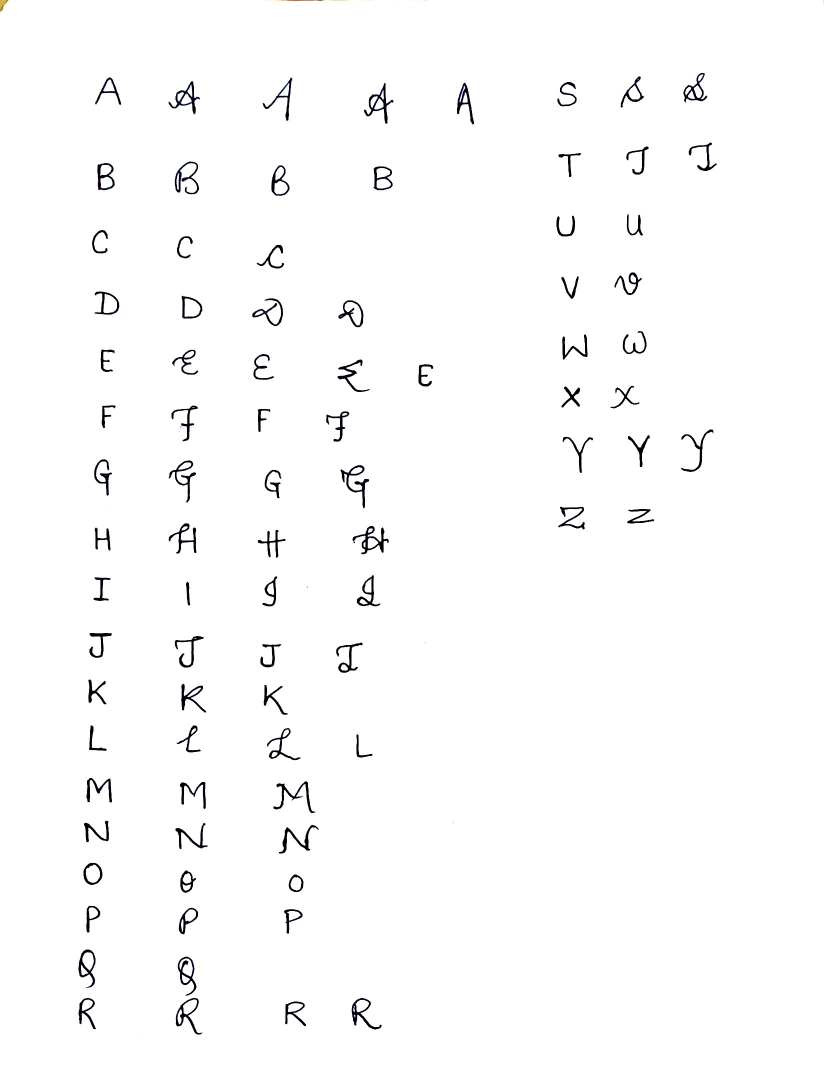
#> input picture Capitals.jpg, 1648 x 2177 px, found by its file name (shown at 1/2 size); its folder holds 5 pictures in this run
$ jupyter execute --allow-errors Handwriting.ipynb
#> lines starting #> are read from the running program, lines starting #| are printed output that depends on the picture; after the words box and inside, x2 and y2 are one past the last pixel; in counts of white or black regions, pixels touching at a corner belong together
[cell 1]
from google.colab import drive
drive.mount('/content/drive')

[cell 2]
data_path = "/content/drive/My Drive/Handwriting_dataset/"

[cell 3]
import cv2
import numpy as np
import matplotlib.pyplot as plt
import os
from PIL import Image
import tensorflow as tf

[cell 4]
input_dir = "/content/drive/My Drive/Handwriting_dataset/"
output_dir = "/content/drive/My Drive/processed_characters"

[cell 5]
if not os.path.exists(output_dir):
  os.makedirs(output_dir)

def preprocess_images():
  for img_name in os.listdir(input_dir):
    img_path = os.path.join(input_dir, img_name)
    img = cv2.imread(img_path, cv2.IMREAD_GRAYSCALE)

    _,img_bin = cv2.threshold(img, 128, 255, cv2.THRESH_BINARY_INV + cv2.THRESH_OTSU)
    contours,_ = cv2.findContours(img_bin, cv2.RETR_EXTERNAL, cv2.CHAIN_APPROX_SIMPLE)

    for i,contour in enumerate(contours):
      x,y,w,h = cv2.boundingRect(contour)
      char_img = img_bin[y:y+h, x:x+w]
      char_img = cv2.resize(char_img,(28,28))
      char_img = cv2.copyMakeBorder(char_img,4,4,4,4,cv2.BORDER_CONSTANT,value=0)

      char_file = os.path.join(output_dir,f"{img_name.split('.')[0]}_{i}.png")
      cv2.imwrite(char_file,char_img)

#> (the rest of this cell did not finish here and is left out)

#> (a cell that did not finish here is left out)

[cell 7]
def load_data(data_dir):
  images = []
  for img_name in os.listdir(data_dir):
    img_path = os.path.join(data_dir, img_name)
    img = cv2.imread(img_path, cv2.IMREAD_GRAYSCALE)
    img = img/127.5 - 1.0
    images.append(img.reshape(36,36,1))
  return np.array(images)

#> (the rest of this cell did not finish here and is left out)

[cell 8]
import cv2
import numpy as np
import os
import string
from matplotlib import pyplot as plt

input_path = "/content/drive/My Drive/Handwriting_dataset/Capitals.jpg"
output_folder = "/content/labeled_handwriting"
os.makedirs(output_folder, exist_ok=True)

# Load and preprocess the image
img = cv2.imread(input_path, cv2.IMREAD_GRAYSCALE)
#> img: shape (2177, 1648); min 0, max 255, mean 251.3
_, img_bin = cv2.threshold(img, 128, 255, cv2.THRESH_BINARY_INV + cv2.THRESH_OTSU)
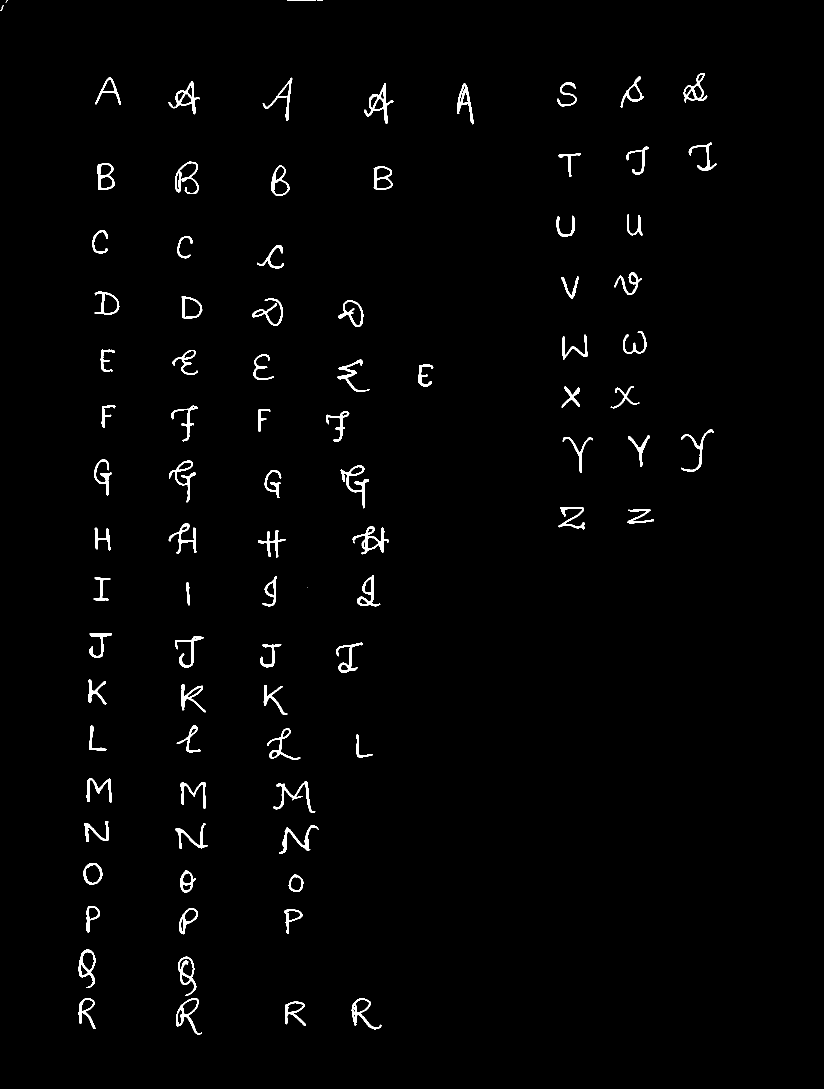
#> img_bin: shape (2177, 1648) (shown at 1/2 size); 1.4% white; 92 white regions (5 under 20 px)

# Find character contours
contours, _ = cv2.findContours(img_bin, cv2.RETR_EXTERNAL, cv2.CHAIN_APPROX_SIMPLE)
#> contours = 92 contours, 7 with area under 20; largest, box (x1, y1, x2, y2) and area: (677, 601, 727, 654) 1491, (157, 1899, 191, 1976) 1464, (356, 1913, 393, 1992) 1457, (195, 326, 230, 380) 1450, (543, 331, 579, 392) 1430

# Sort contours left to right
contours = sorted(contours, key=lambda c: cv2.boundingRect(c)[0])

# Save characters as A–Z
labels = list(string.ascii_uppercase)
for i, contour in enumerate(contours[:26]):
    x, y, w, h = cv2.boundingRect(contour)
    char_img = img_bin[y:y+h, x:x+w]
    char_img = cv2.resize(char_img, (36, 36))
    filename = os.path.join(output_folder, f"{labels[i]}.png")
    cv2.imwrite(filename, char_img)
#> this loop made 26 passes
#> (x, y, w, h) on passes 1 to 12: (0, 10, 7, 11), (11, 0, 5, 5), (157, 1996, 35, 62), (157, 1899, 34, 77), (167, 1726, 38, 44), (168, 1642, 50, 42), (172, 1812, 28, 53), (173, 1556, 51, 49), (177, 1359, 36, 50), (178, 1451, 36, 51), (179, 1266, 45, 50), (184, 460, 32, 47)
#> pass 1, `char_img = cv2.resize(char_img, (36, 36))`:
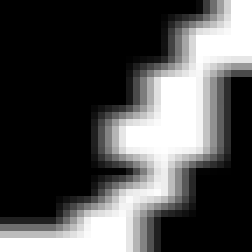
#> char_img: shape (36, 36) (shown 7 times larger); min 0, max 255, mean 79.4
#> pass 3, `char_img = cv2.resize(char_img, (36, 36))`:
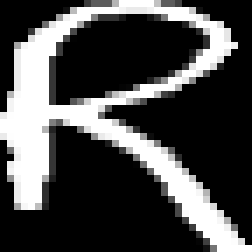
#> char_img: shape (36, 36) (shown 7 times larger); min 0, max 255, mean 73.4

print("Labeled and saved all uppercase characters.")

[cell 9]
input_path = "/content/drive/My Drive/Handwriting_dataset/Smalls.jpg"
output_folder = "/content/labeled_handwriting"
os.makedirs(output_folder, exist_ok=True)

# Load and preprocess
img = cv2.imread(input_path, cv2.IMREAD_GRAYSCALE)
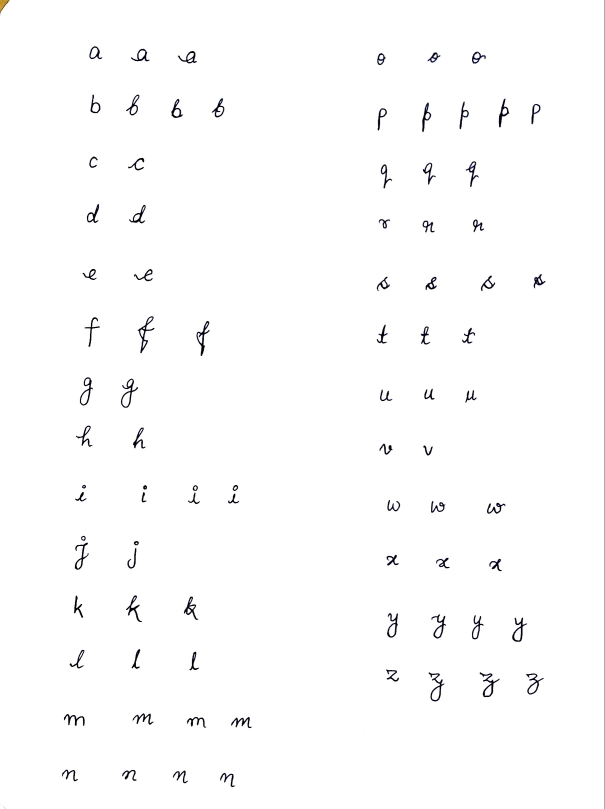
#> input picture Smalls.jpg, 1815 x 2426 px, found by its file name (shown at 1/3 size)
#> img: shape (2426, 1815); min 0, max 255, mean 252.3
_, img_bin = cv2.threshold(img, 128, 255, cv2.THRESH_BINARY_INV + cv2.THRESH_OTSU)
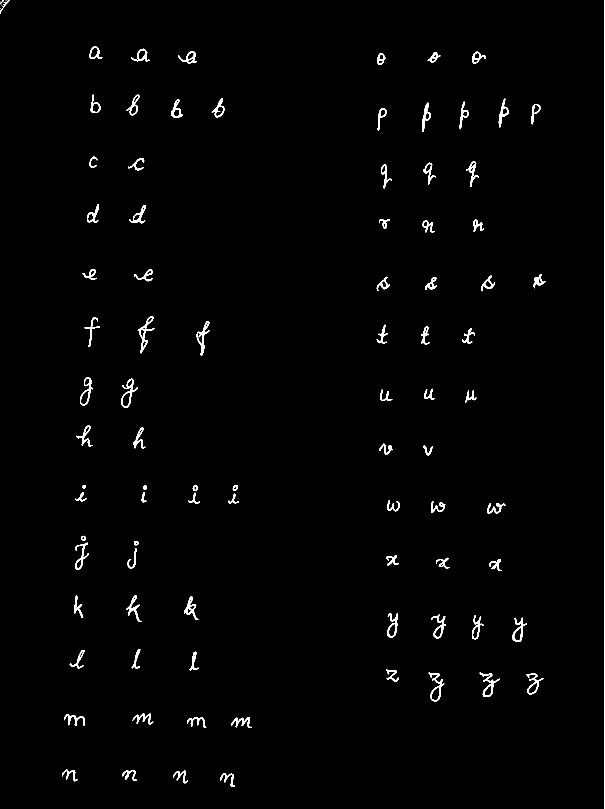
#> img_bin: shape (2426, 1815) (shown at 1/3 size); 1.1% white; 104 white regions (15 under 20 px)

# Find and sort contours
contours, _ = cv2.findContours(img_bin, cv2.RETR_EXTERNAL, cv2.CHAIN_APPROX_SIMPLE)
#> contours = 104 contours, 17 with area under 20; largest, box (x1, y1, x2, y2) and area: (363, 1136, 414, 1223) 1686, (240, 1132, 279, 1217) 1504, (1286, 2017, 1333, 2104) 1416, (413, 949, 463, 1060) 1366, (1536, 1853, 1581, 1925) 1268
contours = sorted(contours, key=lambda c: cv2.boundingRect(c)[0])

# Save as a–z
labels = list(string.ascii_lowercase)
for i, contour in enumerate(contours[:26]):
    x, y, w, h = cv2.boundingRect(contour)
    char_img = img_bin[y:y+h, x:x+w]
    char_img = cv2.resize(char_img, (36, 36))
    filename = os.path.join(output_folder, f"{labels[i]}.png")
    cv2.imwrite(filename, char_img)
#> this loop made 26 passes
#> (x, y, w, h) on passes 6, 7, 17, 18, 19, 20, 21, 22, 23, 24, 25, 26: (0, 0, 29, 42), (2, 0, 10, 8), (186, 2309, 48, 35), (192, 2142, 62, 36), (209, 1950, 44, 55), (222, 1787, 28, 66), (225, 1628, 41, 81), (225, 1476, 35, 28), (228, 1277, 50, 63), (240, 1132, 39, 85), (243, 1607, 14, 15), (246, 1455, 12, 10)
#> (contour, x, y, w, h, char_img) on passes 4, 5, 9, 10, 11, 12: ([[0, 9], [0, 10], [1, 9]], 0, 9, 2, 2, [[255, 255], [255, 0]]), ([[0, 5], [0, 6]], 0, 5, 1, 2, [255, 255]), ([[4, 11], [3, 12]], 3, 11, 2, 2, [[0, 255], [255, 0]]), ([[6, 17], [6, 18], [7, 18]], 6, 17, 2, 2, [[255, 0], [255, 255]]), ([[11, 12], [10, 13], [9, 13], [11, 13]], 9, 12, 3, 2, [[0, 0, 255], [255, 255, 255]]), ([[10, 5], [9, 6]], 9, 5, 2, 2, [[0, 255], [255, 0]])

print("Lowercase characters saved.")

[cell 10]
input_path = "/content/drive/My Drive/Handwriting_dataset/nums_chars.jpg"
output_folder = "/content/labeled_handwriting"
os.makedirs(output_folder, exist_ok=True)

# Load and binarize
img = cv2.imread(input_path, cv2.IMREAD_GRAYSCALE)
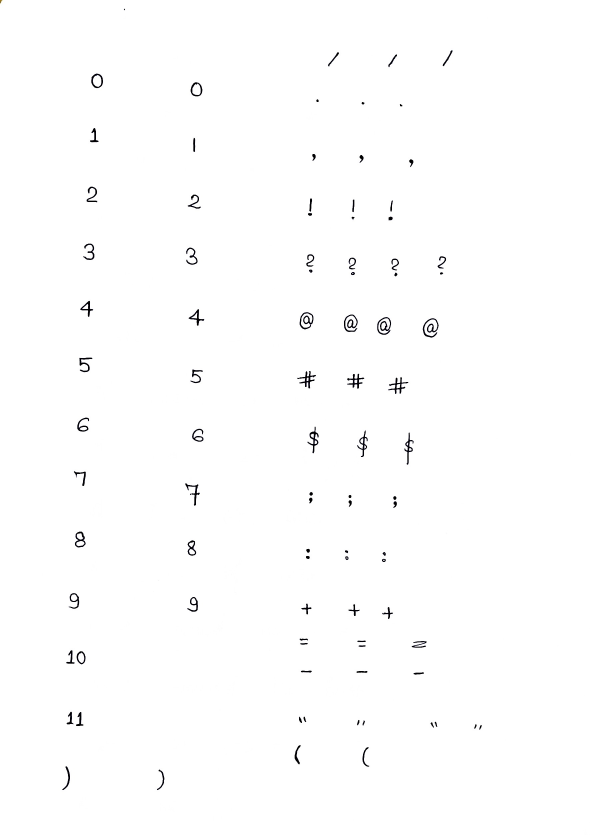
#> input picture nums_chars.jpg, 1770 x 2503 px, found by its file name (shown at 1/3 size)
#> img: shape (2503, 1770); min 0, max 255, mean 253.5
_, img_bin = cv2.threshold(img, 128, 255, cv2.THRESH_BINARY_INV + cv2.THRESH_OTSU)
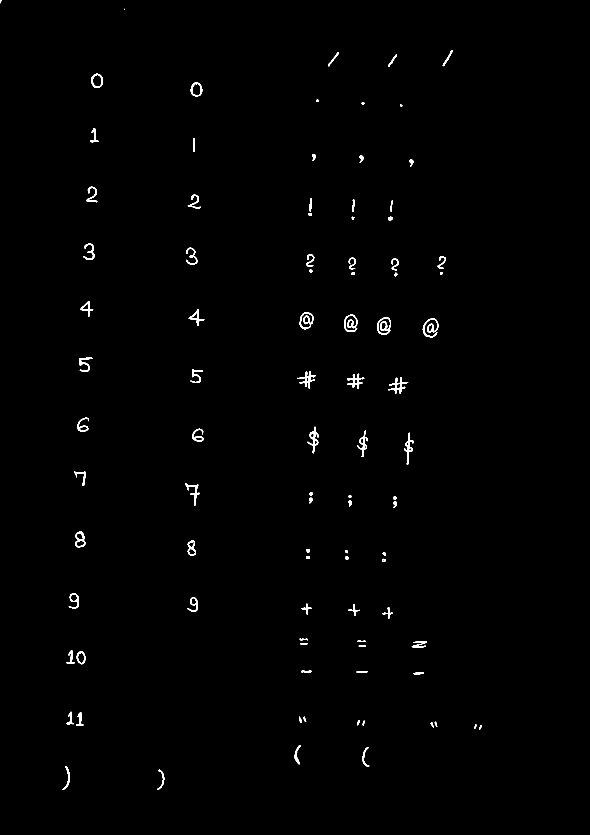
#> img_bin: shape (2503, 1770) (shown at 1/3 size); 0.59% white; 94 white regions (1 under 20 px)

# Detect and sort contours
contours, _ = cv2.findContours(img_bin, cv2.RETR_EXTERNAL, cv2.CHAIN_APPROX_SIMPLE)
#> contours = 94 contours, 2 with area under 20; largest, box (x1, y1, x2, y2) and area: (899, 937, 940, 988) 1576, (274, 221, 309, 264) 1144, (572, 247, 607, 289) 1106, (225, 1595, 257, 1642) 1052, (1268, 955, 1316, 1013) 840
contours = sorted(contours, key=lambda c: cv2.boundingRect(c)[0])

# Labels: 0–9 followed by common punctuation (modify based on your image)
labels = list("0123456789.,!?;:-()[]")

for i, contour in enumerate(contours[:len(labels)]):
    x, y, w, h = cv2.boundingRect(contour)
    char_img = img_bin[y:y+h, x:x+w]
    char_img = cv2.resize(char_img, (36, 36))
    filename = os.path.join(output_folder, f"{labels[i]}.png")
    cv2.imwrite(filename, char_img)
#> this loop made 21 passes
#> (x, y, w, h) on passes 1 to 12: (0, 0, 6, 10), (187, 2299, 23, 71), (199, 1951, 25, 40), (200, 2135, 21, 38), (206, 1780, 31, 46), (222, 1414, 35, 44), (225, 1595, 32, 47), (228, 2136, 22, 42), (230, 1954, 26, 39), (232, 1253, 35, 42), (238, 1073, 39, 43), (241, 903, 39, 48)
#> pass 1, `char_img = cv2.resize(char_img, (36, 36))`:
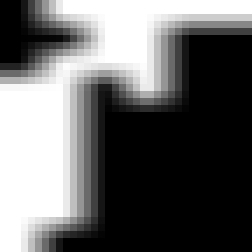
#> char_img: shape (36, 36) (shown 7 times larger); min 0, max 255, mean 101.9
#> pass 2, `char_img = cv2.resize(char_img, (36, 36))`:
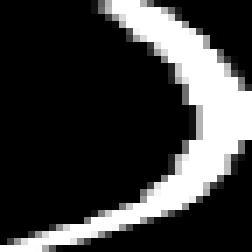
#> char_img: shape (36, 36) (shown 7 times larger); min 0, max 255, mean 59.7
#> pass 3, `char_img = img_bin[y:y+h, x:x+w]`:
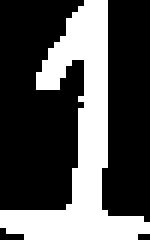
#> char_img: shape (40, 25) (shown 6 times larger); 32.4% white; 1 white region, box (x1, y1, x2, y2) and area: (0, 0, 25, 40) 324

print("Numbers and symbols saved.")

[cell 11]
import tensorflow as tf
from tensorflow.keras import layers

[cell 12]
#Generator model
def build_generator():
  model=tf.keras.Sequential([
      layers.Dense(128,activation='relu',input_shape=(100,)),
      layers.Dense(256,activation='relu'),
      layers.Dense(36*36,activation='tanh'),
      layers.Reshape((36,36,1))
  ])
  return model

[cell 13]
#Discriminator model
# [8 lines left out: function build_discriminator, not called in this run]

#> (a cell that did not finish here is left out)

#> (a cell that did not finish here is left out)

#> (a cell that did not finish here is left out)

#> (a cell that did not finish here is left out)

[cell 18]
def train_gan(epochs=1000, batch_size=32):
#> called with epochs = 1000, batch_size = 32
  for epoch in range(epochs):
    idx= np.random.randint(0,x_train.shape[0],batch_size)
    real_images = x_train[idx]
    fake_images = generator.predict(np.random.randn(batch_size,100))

    d_loss_real = discriminator.train_on_batch(real_images, np.ones((batch_size,1)))
    d_loss_fake = discriminator.train_on_batch(fake_images, np.zeros((batch_size,1)))
    d_loss =0.5*np.add(d_loss_real,d_loss_fake)

    g_loss = gan.train_on_batch(np.random.randn(batch_size,100),np.ones((batch_size,1)))

    if epoch % 100 == 0:
      print(f"Epoch {epoch}: D Loss = {d_loss[0]}, G Loss = {g_loss}")
#> (the rest of this cell did not finish here and is left out)
